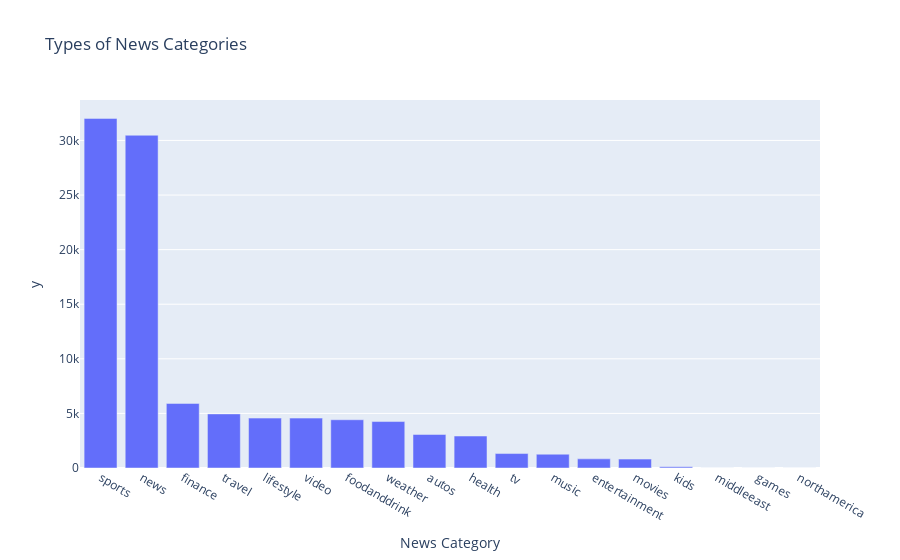

Here is the notebook cell this chart was saved with:
### Code cell
#let's have a look at the news categories
#Types of new categories
categories = data["News Category"].value_counts()
label = categories.index
counts = categories.values
figure = px.bar(categories, x=label,
                y=counts,
                title="Types of News Categories")
figure.show()

### Figure 1 — Plotly figure (JSON) as saved in the notebook; plotly's stock layout.template omitted (floating-point values rounded to 4 significant figures)
{"data": [{"alignmentgroup": "True", "hovertemplate": "News Category=%{x}<br>y=%{y}<extra></extra>", "legendgroup": "", "marker": {"color": "#636efa", "pattern": {"shape": ""}}, "name": "", "offsetgroup": "", "orientation": "v", "showlegend": false, "textposition": "auto", "type": "bar", "x": ["sports", "news", "finance", "travel", "lifestyle", "video", "foodanddrink", "weather", "autos", "health", "tv", "music", "entertainment", "movies", "kids", "middleeast", "games", "northamerica"], "xaxis": "x", "y": [32020, 30478, 5916, 4955, 4570, 4569, 4418, 4255, 3071, 2929, 1323, 1263, 837, 815, 104, 2, 1, 1], "yaxis": "y"}], "layout": {"barmode": "relative", "legend": {"tracegroupgap": 0}, "title": {"text": "Types of News Categories"}, "xaxis": {"anchor": "y", "domain": [0, 1], "title": {"text": "News Category"}}, "yaxis": {"anchor": "x", "domain": [0, 1], "title": {"text": "y"}}}}
